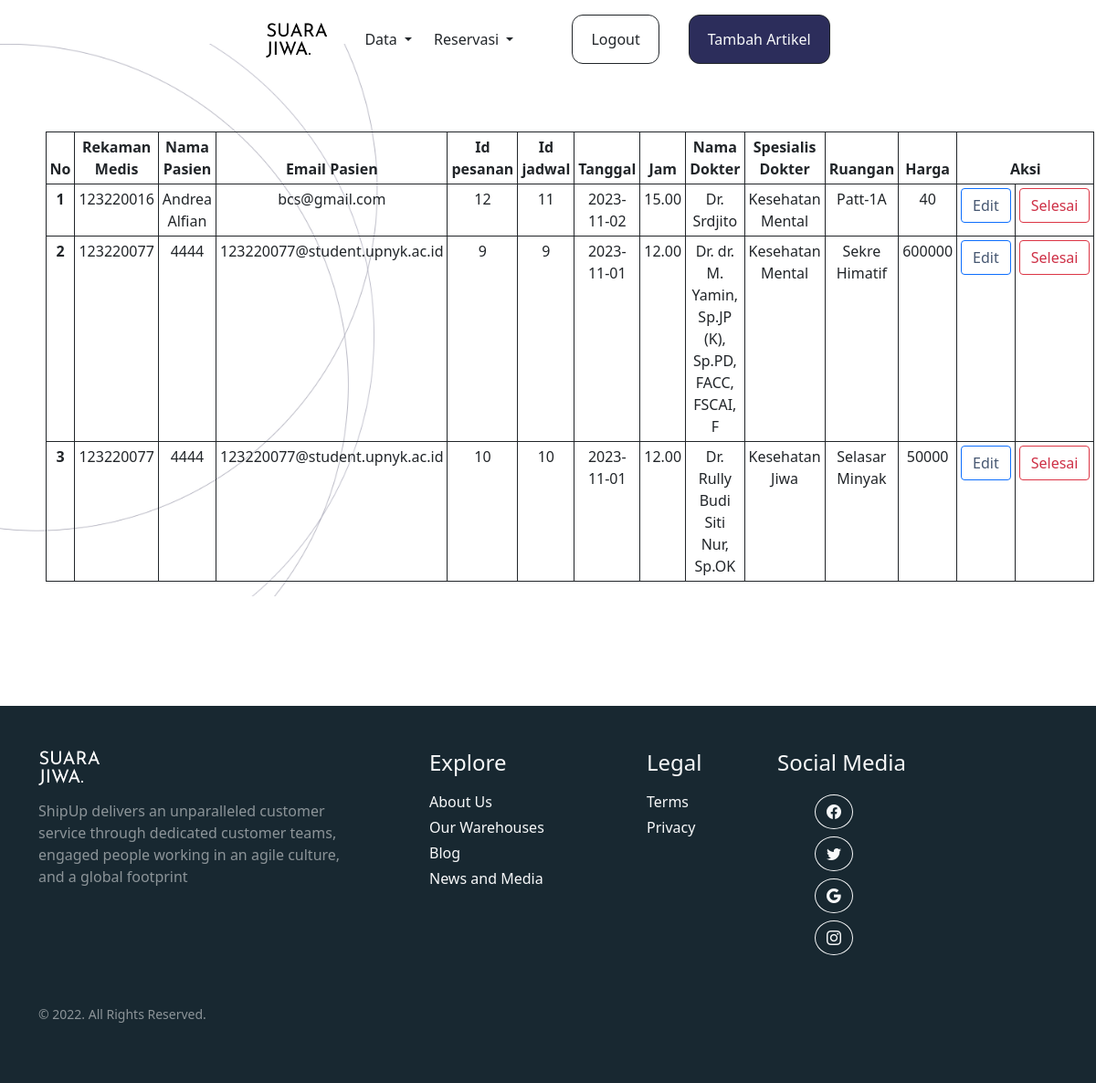
The app's page /admin/DPesan.php (signed in) with its own data.
### tables this page shows
CREATE TABLE `user` (
  `rek_medis` int(5) NOT NULL,
  `password` varchar(50) NOT NULL,
  `nama_user` varchar(50) DEFAULT NULL,
  `email` varchar(50) DEFAULT NULL,
  `tanggal_lahir` date DEFAULT NULL,
  `foto` varchar(300) NOT NULL
);

CREATE TABLE `pesanan` (
  `id_pesanan` int(5) NOT NULL,
  `rek_medis` int(5) DEFAULT NULL,
  `id_jadwal` int(5) DEFAULT NULL
);

CREATE TABLE `jadwal_dokter` (
  `id_jadwal` int(5) NOT NULL,
  `jadwal` date DEFAULT NULL,
  `jam` varchar(5) NOT NULL,
  `id_dokter` int(5) DEFAULT NULL
);

CREATE TABLE `dokter` (
  `id_dokter` int(5) NOT NULL,
  `pengalaman` varchar(1) DEFAULT NULL,
  `nama` varchar(50) DEFAULT NULL,
  `spesialis` varchar(50) DEFAULT NULL,
  `deskripsi` varchar(8000) DEFAULT NULL,
  `ruangan` varchar(50) DEFAULT NULL,
  `harga` int(11) DEFAULT NULL,
  `gambar` varchar(5) NOT NULL
);

### admin/DPesan.php (the view, shortened to what this page needs)
<!DOCTYPE html>
<html lang="en">
  <?php include '../tmplt/headAd.php'; ?>
  <body class="overflow-x-hidden">
    <?php include '../tmplt/navAdmin.php'; ?>
    <section class=" mb-5 mt-5 pt-5 d-flex justify-content-center align-items-center" style="background-image: url(../gambar/bg.jpg); background-size: cover;">
    <table class="table table-bordered table-sm ms-5 w-75 border-dark mt-5 text-center">
  <thead>
    <tr>
      <th scope="col">No</th>
      <th scope="col">Rekaman Medis</th>
      <th scope="col">Nama Pasien</th>
      <th scope="col">Email Pasien</th>
      <th scope="col">Id pesanan</th>
      <th scope="col">Id jadwal</th>
      <th scope="col">Tanggal</th>
      <th scope="col">Jam</th>
      <th scope="col">Nama Dokter</th>
      <th scope="col">Spesialis Dokter</th>
      <th scope="col">Ruangan</th>
      <th scope="col">Harga</th>
      <th colspan="2">Aksi</th>
    </tr>
  </thead>
  <tbody>
<?php
include '../koneksi.php';
$no = 1;
$data = mysqli_query($connect,"SELECT user.rek_medis, user.nama_user,user.email, pesanan.id_pesanan, jadwal_dokter.id_jadwal,  jadwal_dokter.jadwal, jadwal_dokter.jam, dokter.id_dokter, dokter.nama, dokter.spesialis, dokter.ruangan, dokter.harga FROM user INNER JOIN pesanan ON user.rek_medis = pesanan.rek_medis INNER JOIN jadwal_dokter ON pesanan.id_jadwal  = jadwal_dokter.id_jadwal INNER JOIN dokter ON jadwal_dokter.id_dokter = dokter.id_dokter;");
while($d = mysqli_fetch_array($data)){
?>
    <tr>
      <th scope="row"><?php echo $no++; ?></th>
        <td><?php echo $d['rek_medis']; ?></td>
        <td><?php echo $d['nama_user']; ?></td>
        <td><?php echo $d['email']; ?></td>
        <td><?php echo $d['id_pesanan']; ?></td>
        <td><?php echo $d['id_jadwal']; ?></td>
        <td><?php echo $d['jadwal']; ?></td>
        <td><?php echo $d['jam']; ?></td>
        <td><?php echo $d['nama']; ?></td>
        <td><?php echo $d['spesialis']; ?></td>
        <td><?php echo $d['ruangan']; ?></td>
        <td><?php echo $d['harga']; ?></td>
      <td><button type='button' class='btn btn-outline-primary'><a style='text-decoration: none; color:#465771;' href='update.php?id_dokter=<?=$d["id_dokter"]?>'>Edit</a></button></td>
        <td><button type='button' class='btn btn-outline-danger'><a style='text-decoration: none;color:#ce3046;' onclick="return confirm('Apakah anda yakin?');" href='hapus.php?id_pesanan=<?=$d["id_pesanan"]?>&id_jadwal=<?=$d["id_jadwal"]?>'>Selesai</a></button></td>
    </tr>
<?php
}
?>
  </tbody>
</table>
    </section>
    <br><br><br>
      <?php include '../tmplt/footer.php';?>
  </body>
</html>

### records on screen
user: rek_medis "123220016", nama_user "Andrea Alfian", email "bcs@gmail.com", pesanan.id_pesanan "12", jadwal_dokter.id_jadwal "11", jadwal_dokter.jadwal "2023-11-02", jadwal_dokter.jam "15.00", dokter.nama "Dr. Srdjito", dokter.spesialis "Kesehatan Mental", dokter.ruangan "Patt-1A", dokter.harga "40"
user: rek_medis "123220077", nama_user "4444", email "123220077@student.upnyk.ac.id", pesanan.id_pesanan "9", jadwal_dokter.id_jadwal "9", jadwal_dokter.jadwal "2023-11-01", jadwal_dokter.jam "12.00", dokter.nama "Dr. dr. M. Yamin, Sp.JP (K), Sp.PD, FACC, FSCAI, F", dokter.spesialis "Kesehatan Mental", dokter.ruangan "Sekre Himatif", dokter.harga "600000", pesanan.id_pesanan "10", jadwal_dokter.id_jadwal "10", dokter.nama "Dr. Rully Budi Siti Nur, Sp.OK", dokter.spesialis "Kesehatan Jiwa", dokter.ruangan "Selasar Minyak", dokter.harga "50000"
